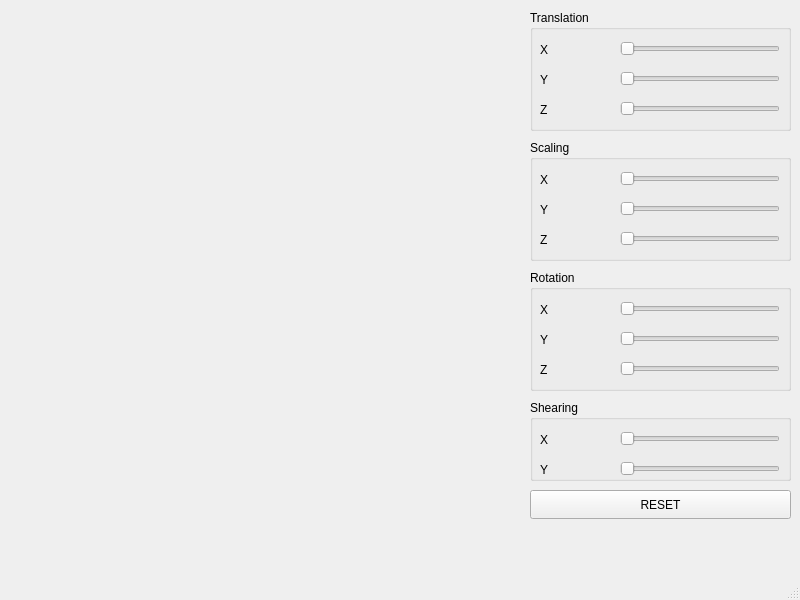
<?xml version="1.0" encoding="UTF-8"?>
<ui version="4.0">
 <class>MainWindow</class>
 <widget class="QMainWindow" name="MainWindow">
  <property name="geometry">
   <rect>
    <x>0</x>
    <y>0</y>
    <width>800</width>
    <height>600</height>
   </rect>
  </property>
  <property name="windowTitle">
   <string>MainWindow</string>
  </property>
  <widget class="QWidget" name="centralwidget">
   <widget class="projekt3dteksturowanie" name="widget" native="true">
    <property name="geometry">
     <rect>
      <x>10</x>
      <y>10</y>
      <width>500</width>
      <height>500</height>
     </rect>
    </property>
   </widget>
   <widget class="QGroupBox" name="groupBox">
    <property name="geometry">
     <rect>
      <x>530</x>
      <y>10</y>
      <width>261</width>
      <height>121</height>
     </rect>
    </property>
    <property name="title">
     <string>Translation</string>
    </property>
    <widget class="QSlider" name="xTrans">
     <property name="geometry">
      <rect>
       <x>90</x>
       <y>30</y>
       <width>160</width>
       <height>18</height>
      </rect>
     </property>
     <property name="orientation">
      <enum>Qt::Horizontal</enum>
     </property>
    </widget>
    <widget class="QSlider" name="yTrans">
     <property name="geometry">
      <rect>
       <x>90</x>
       <y>60</y>
       <width>160</width>
       <height>18</height>
      </rect>
     </property>
     <property name="orientation">
      <enum>Qt::Horizontal</enum>
     </property>
    </widget>
    <widget class="QSlider" name="zTrans">
     <property name="geometry">
      <rect>
       <x>90</x>
       <y>90</y>
       <width>160</width>
       <height>18</height>
      </rect>
     </property>
     <property name="orientation">
      <enum>Qt::Horizontal</enum>
     </property>
    </widget>
    <widget class="QLabel" name="label">
     <property name="geometry">
      <rect>
       <x>10</x>
       <y>30</y>
       <width>63</width>
       <height>20</height>
      </rect>
     </property>
     <property name="text">
      <string>X</string>
     </property>
    </widget>
    <widget class="QLabel" name="label_2">
     <property name="geometry">
      <rect>
       <x>10</x>
       <y>60</y>
       <width>63</width>
       <height>20</height>
      </rect>
     </property>
     <property name="text">
      <string>Y</string>
     </property>
    </widget>
    <widget class="QLabel" name="label_3">
     <property name="geometry">
      <rect>
       <x>10</x>
       <y>90</y>
       <width>63</width>
       <height>20</height>
      </rect>
     </property>
     <property name="text">
      <string>Z</string>
     </property>
    </widget>
   </widget>
   <widget class="QGroupBox" name="groupBox_2">
    <property name="geometry">
     <rect>
      <x>530</x>
      <y>140</y>
      <width>261</width>
      <height>121</height>
     </rect>
    </property>
    <property name="title">
     <string>Scaling</string>
    </property>
    <widget class="QSlider" name="xScal">
     <property name="geometry">
      <rect>
       <x>90</x>
       <y>30</y>
       <width>160</width>
       <height>18</height>
      </rect>
     </property>
     <property name="orientation">
      <enum>Qt::Horizontal</enum>
     </property>
    </widget>
    <widget class="QSlider" name="yScal">
     <property name="geometry">
      <rect>
       <x>90</x>
       <y>60</y>
       <width>160</width>
       <height>18</height>
      </rect>
     </property>
     <property name="orientation">
      <enum>Qt::Horizontal</enum>
     </property>
    </widget>
    <widget class="QSlider" name="zScal">
     <property name="geometry">
      <rect>
       <x>90</x>
       <y>90</y>
       <width>160</width>
       <height>18</height>
      </rect>
     </property>
     <property name="orientation">
      <enum>Qt::Horizontal</enum>
     </property>
    </widget>
    <widget class="QLabel" name="label_4">
     <property name="geometry">
      <rect>
       <x>10</x>
       <y>30</y>
       <width>63</width>
       <height>20</height>
      </rect>
     </property>
     <property name="text">
      <string>X</string>
     </property>
    </widget>
    <widget class="QLabel" name="label_5">
     <property name="geometry">
      <rect>
       <x>10</x>
       <y>60</y>
       <width>63</width>
       <height>20</height>
      </rect>
     </property>
     <property name="text">
      <string>Y</string>
     </property>
    </widget>
    <widget class="QLabel" name="label_6">
     <property name="geometry">
      <rect>
       <x>10</x>
       <y>90</y>
       <width>63</width>
       <height>20</height>
      </rect>
     </property>
     <property name="text">
      <string>Z</string>
     </property>
    </widget>
   </widget>
   <widget class="QGroupBox" name="groupBox_3">
    <property name="geometry">
     <rect>
      <x>530</x>
      <y>270</y>
      <width>261</width>
      <height>121</height>
     </rect>
    </property>
    <property name="title">
     <string>Rotation</string>
    </property>
    <widget class="QSlider" name="xRota">
     <property name="geometry">
      <rect>
       <x>90</x>
       <y>30</y>
       <width>160</width>
       <height>18</height>
      </rect>
     </property>
     <property name="orientation">
      <enum>Qt::Horizontal</enum>
     </property>
    </widget>
    <widget class="QSlider" name="yRota">
     <property name="geometry">
      <rect>
       <x>90</x>
       <y>60</y>
       <width>160</width>
       <height>18</height>
      </rect>
     </property>
     <property name="orientation">
      <enum>Qt::Horizontal</enum>
     </property>
    </widget>
    <widget class="QSlider" name="zRota">
     <property name="geometry">
      <rect>
       <x>90</x>
       <y>90</y>
       <width>160</width>
       <height>18</height>
      </rect>
     </property>
     <property name="orientation">
      <enum>Qt::Horizontal</enum>
     </property>
    </widget>
    <widget class="QLabel" name="label_7">
     <property name="geometry">
      <rect>
       <x>10</x>
       <y>30</y>
       <width>63</width>
       <height>20</height>
      </rect>
     </property>
     <property name="text">
      <string>X</string>
     </property>
    </widget>
    <widget class="QLabel" name="label_8">
     <property name="geometry">
      <rect>
       <x>10</x>
       <y>60</y>
       <width>63</width>
       <height>20</height>
      </rect>
     </property>
     <property name="text">
      <string>Y</string>
     </property>
    </widget>
    <widget class="QLabel" name="label_9">
     <property name="geometry">
      <rect>
       <x>10</x>
       <y>90</y>
       <width>63</width>
       <height>20</height>
      </rect>
     </property>
     <property name="text">
      <string>Z</string>
     </property>
    </widget>
   </widget>
   <widget class="QGroupBox" name="groupBox_4">
    <property name="geometry">
     <rect>
      <x>530</x>
      <y>400</y>
      <width>261</width>
      <height>81</height>
     </rect>
    </property>
    <property name="title">
     <string>Shearing</string>
    </property>
    <widget class="QSlider" name="xShear">
     <property name="geometry">
      <rect>
       <x>90</x>
       <y>30</y>
       <width>160</width>
       <height>18</height>
      </rect>
     </property>
     <property name="orientation">
      <enum>Qt::Horizontal</enum>
     </property>
    </widget>
    <widget class="QSlider" name="yShear">
     <property name="geometry">
      <rect>
       <x>90</x>
       <y>60</y>
       <width>160</width>
       <height>18</height>
      </rect>
     </property>
     <property name="orientation">
      <enum>Qt::Horizontal</enum>
     </property>
    </widget>
    <widget class="QLabel" name="label_10">
     <property name="geometry">
      <rect>
       <x>10</x>
       <y>30</y>
       <width>63</width>
       <height>20</height>
      </rect>
     </property>
     <property name="text">
      <string>X</string>
     </property>
    </widget>
    <widget class="QLabel" name="label_11">
     <property name="geometry">
      <rect>
       <x>10</x>
       <y>60</y>
       <width>63</width>
       <height>20</height>
      </rect>
     </property>
     <property name="text">
      <string>Y</string>
     </property>
    </widget>
   </widget>
   <widget class="QPushButton" name="reset">
    <property name="geometry">
     <rect>
      <x>530</x>
      <y>490</y>
      <width>261</width>
      <height>29</height>
     </rect>
    </property>
    <property name="text">
     <string>RESET</string>
    </property>
   </widget>
  </widget>
  <widget class="QMenuBar" name="menubar">
   <property name="geometry">
    <rect>
     <x>0</x>
     <y>0</y>
     <width>800</width>
     <height>25</height>
    </rect>
   </property>
  </widget>
  <widget class="QStatusBar" name="statusbar"/>
 </widget>
 <customwidgets>
  <customwidget>
   <class>projekt3dteksturowanie</class>
   <extends>QWidget</extends>
   <header location="global">projekt3dteksturowanie.h</header>
   <container>1</container>
  </customwidget>
 </customwidgets>
 <resources/>
 <connections/>
</ui>
